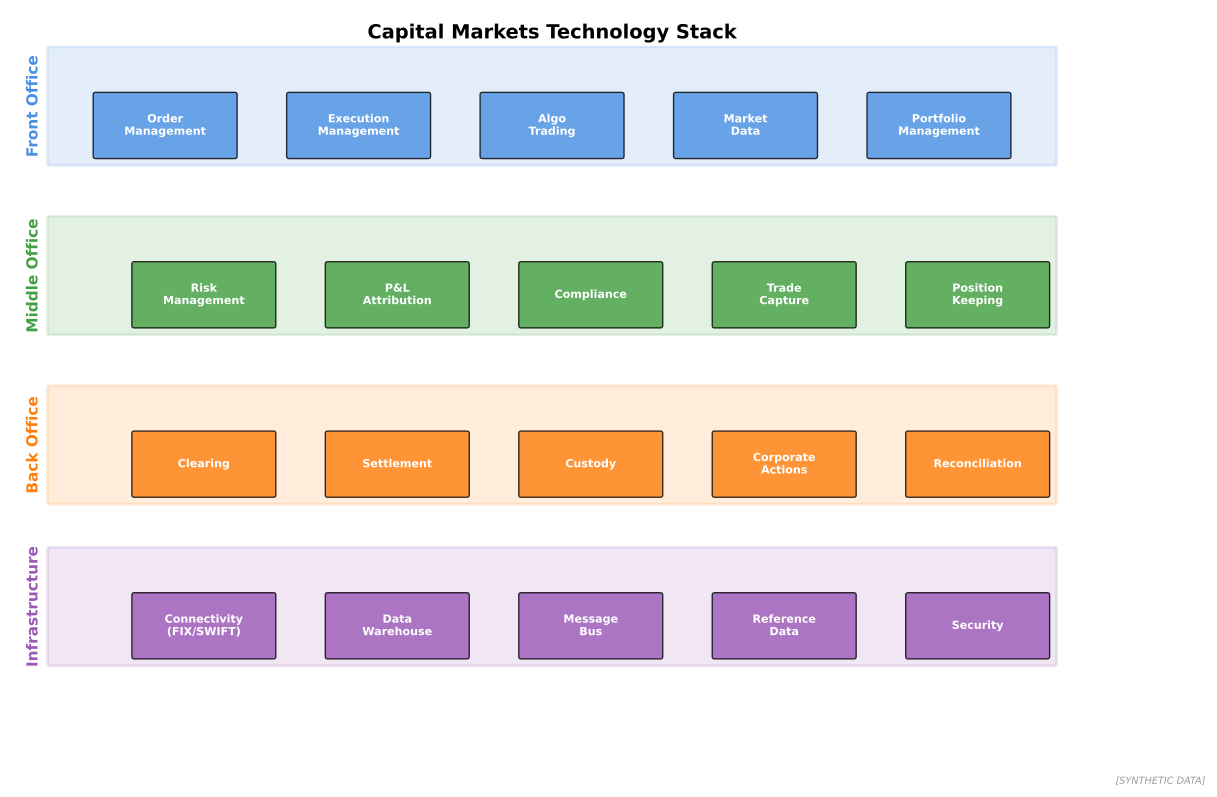

Write the Python code that produced this figure.
"""
Capital Markets Technology Architecture
Trading to settlement infrastructure

Output: capital_markets_architecture.pdf
Module: module_04_trad_finance
Lesson: 44 - Capital Markets Tech
"""

from pathlib import Path
import matplotlib.pyplot as plt
import matplotlib.patches as mpatches
import numpy as np

CHART_METADATA = {
    'title': 'Capital Markets Architecture',
    'module': 'module_04_trad_finance',
    'lesson': 44,
    'url': 'https://github.com/Digital-AI-Finance/digital-finance/tree/main/module_04_trad_finance/figures/capital_markets_architecture'
}

plt.rcParams.update({'font.size': 10, 'axes.labelsize': 10})

def create_chart():
    fig, ax = plt.subplots(figsize=(14, 9))
    ax.set_xlim(0, 14)
    ax.set_ylim(0, 9)
    ax.axis('off')

    # Layer boxes
    layers = [
        ('Front Office', 0.5, 7, 13, 1.5, '#4A90E2'),
        ('Middle Office', 0.5, 4.8, 13, 1.5, '#44A044'),
        ('Back Office', 0.5, 2.6, 13, 1.5, '#FF7F0E'),
        ('Infrastructure', 0.5, 0.5, 13, 1.5, '#9B59B6'),
    ]

    for name, x, y, w, h, color in layers:
        rect = mpatches.FancyBboxPatch((x, y), w, h,
                                        boxstyle="round,pad=0.02",
                                        facecolor=color, alpha=0.15, edgecolor=color, linewidth=2)
        ax.add_patch(rect)
        ax.text(0.2, y + h/2, name, ha='left', va='center', fontsize=11,
                fontweight='bold', color=color, rotation=90)

    # Front Office components
    front_components = [
        ('Order\nManagement', 2, 7.5),
        ('Execution\nManagement', 4.5, 7.5),
        ('Algo\nTrading', 7, 7.5),
        ('Market\nData', 9.5, 7.5),
        ('Portfolio\nManagement', 12, 7.5),
    ]

    for name, x, y in front_components:
        rect = mpatches.FancyBboxPatch((x-0.9, y-0.4), 1.8, 0.8,
                                        boxstyle="round,pad=0.03",
                                        facecolor='#4A90E2', alpha=0.8, edgecolor='black')
        ax.add_patch(rect)
        ax.text(x, y, name, ha='center', va='center', fontsize=8, fontweight='bold', color='white')

    # Middle Office components
    middle_components = [
        ('Risk\nManagement', 2.5, 5.3),
        ('P&L\nAttribution', 5, 5.3),
        ('Compliance', 7.5, 5.3),
        ('Trade\nCapture', 10, 5.3),
        ('Position\nKeeping', 12.5, 5.3),
    ]

    for name, x, y in middle_components:
        rect = mpatches.FancyBboxPatch((x-0.9, y-0.4), 1.8, 0.8,
                                        boxstyle="round,pad=0.03",
                                        facecolor='#44A044', alpha=0.8, edgecolor='black')
        ax.add_patch(rect)
        ax.text(x, y, name, ha='center', va='center', fontsize=8, fontweight='bold', color='white')

    # Back Office components
    back_components = [
        ('Clearing', 2.5, 3.1),
        ('Settlement', 5, 3.1),
        ('Custody', 7.5, 3.1),
        ('Corporate\nActions', 10, 3.1),
        ('Reconciliation', 12.5, 3.1),
    ]

    for name, x, y in back_components:
        rect = mpatches.FancyBboxPatch((x-0.9, y-0.4), 1.8, 0.8,
                                        boxstyle="round,pad=0.03",
                                        facecolor='#FF7F0E', alpha=0.8, edgecolor='black')
        ax.add_patch(rect)
        ax.text(x, y, name, ha='center', va='center', fontsize=8, fontweight='bold', color='white')

    # Infrastructure components
    infra_components = [
        ('Connectivity\n(FIX/SWIFT)', 2.5, 1),
        ('Data\nWarehouse', 5, 1),
        ('Message\nBus', 7.5, 1),
        ('Reference\nData', 10, 1),
        ('Security', 12.5, 1),
    ]

    for name, x, y in infra_components:
        rect = mpatches.FancyBboxPatch((x-0.9, y-0.4), 1.8, 0.8,
                                        boxstyle="round,pad=0.03",
                                        facecolor='#9B59B6', alpha=0.8, edgecolor='black')
        ax.add_patch(rect)
        ax.text(x, y, name, ha='center', va='center', fontsize=8, fontweight='bold', color='white')

    # Title
    ax.text(7, 8.7, 'Capital Markets Technology Stack', ha='center', va='center',
            fontsize=14, fontweight='bold')

    fig.text(0.98, 0.02, '[SYNTHETIC DATA]', fontsize=7, color='#999999', ha='right', style='italic')

    output_path = Path(__file__).parent / 'capital_markets_architecture.pdf'
    plt.savefig(output_path, format='pdf', dpi=300, bbox_inches='tight')
    plt.close()
    print(f"Chart saved to: {output_path}")
    return output_path

if __name__ == '__main__':
    create_chart()
